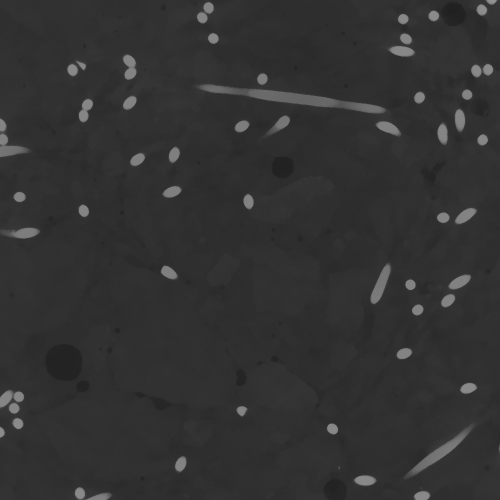
#> input picture images/concrete.tif, 1000 x 1000 px (shown at 1/2 size)
$ python -i features.py   (imports and definitions only)
#> lines starting #> are read from the running program, lines starting #| are printed output that depends on the picture
#> further down, picture is the input picture: shape (1000, 1000); min 32, max 146, mean 50.4
#!/usr/bin/env python3
# -*- coding: utf-8 -*-
"""
Created on Mon Jul 13 10:43:51 2020

@author: vianna
"""
import numpy as np
import pandas as pd
import cv2
from skimage.filters import gaussian, median, roberts, sobel, scharr, prewitt
from skimage.filters.rank import entropy
from skimage.morphology import disk


def extract_feature(img):

    # Create Empty DataFrame
    # --------------------------------------------------------------
    df = pd.DataFrame()

    # Add original pixel value to the data as feature 1
    # --------------------------------------------------------------
    img_array = img.reshape(-1)         # Reshape picture into single collum
    df['Original Image']= img_array     # Include in dataframe

    # Add Entropy
    # --------------------------------------------------------------
    entropy_img=entropy(img,disk(5))
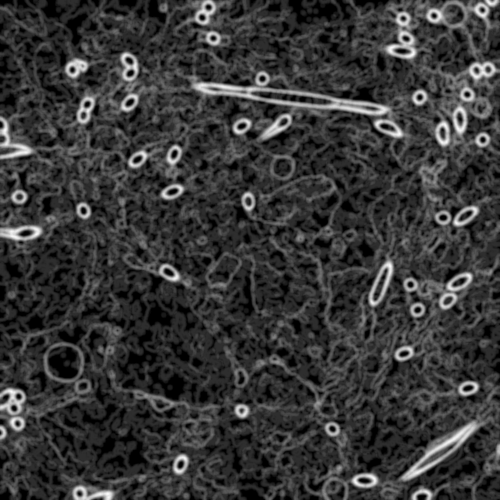
#> entropy_img: shape (1000, 1000) float64 (shown at 1/2 size); min 0, max 5.45, mean 1.2; drawn with min black and max white
    entropy_imgarray=entropy_img.reshape(-1)
    df['Entropy']= entropy_imgarray

    # Add Gaussian (blur)
    # --------------------------------------------------------------
    img_gaussian = gaussian(img, sigma=3)
    img_gaussian_array = img_gaussian.reshape(-1)
    df['Gaussian']= img_gaussian_array

    # Add Gaussian (blur)
    # --------------------------------------------------------------
    img_gaussian = gaussian(img, sigma=7)
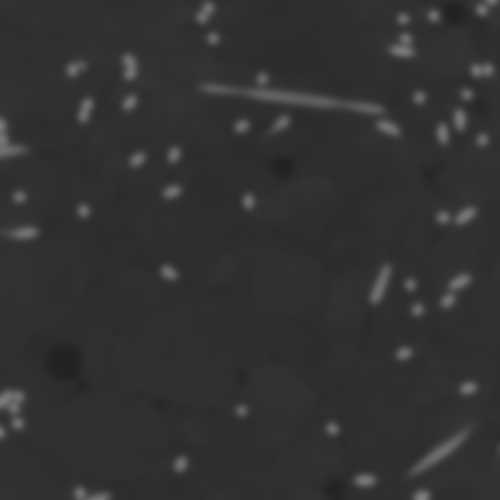
#> img_gaussian: shape (1000, 1000) float64 (shown at 1/2 size); min 0.131, max 0.507, mean 0.198
    img_gaussian_array = img_gaussian.reshape(-1)
    df['Gaussian']= img_gaussian_array

    # Add Gaussian (blur)
    # --------------------------------------------------------------
    img_gaussian = gaussian(img, sigma=10)
    img_gaussian_array = img_gaussian.reshape(-1)
    df['Gaussian']= img_gaussian_array

    # Add Median (blur)
    # --------------------------------------------------------------
    img_median = median(img, np.ones((3,3)))
    img_median_array = img_median.reshape(-1)
    df['Median']= img_median_array

    # Add Roberts Edge
    # --------------------------------------------------------------
    img_roberts = roberts(img)
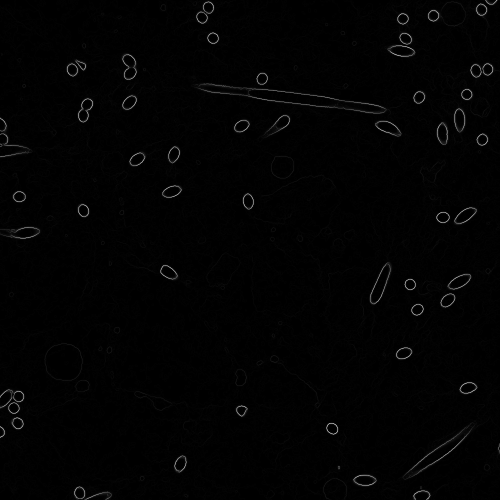
#> img_roberts: shape (1000, 1000) float64 (shown at 1/2 size); min 0, max 0.279, mean 0.00284; drawn with min black and max white
    img_roberts_array = img_roberts.reshape(-1)
    df['Roberts']= img_roberts_array

    # Add Sobel Edge
    # --------------------------------------------------------------
    img_sobel = sobel(img)
    img_sobel_array = img_sobel.reshape(-1)
    df['Sobel']= img_sobel_array

    # Add Scharr Edge
    # --------------------------------------------------------------
    img_scharr = scharr(img)
    img_scharr_array = img_scharr.reshape(-1)
    df['Scharr']= img_scharr_array

    # Add Prewitt Edge
    # --------------------------------------------------------------
    img_prewitt = prewitt(img)
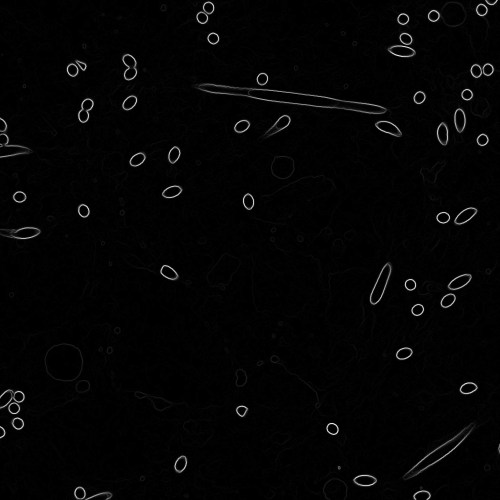
#> img_prewitt: shape (1000, 1000) float64 (shown at 1/2 size); min 0, max 0.233, mean 0.00372; drawn with min black and max white
    img_prewitt_array = img_prewitt.reshape(-1)
    df['Prewitt']= img_prewitt_array

    # Add Canny Edge
    # --------------------------------------------------------------
    img_canny = cv2.Canny(img, 100, 200)
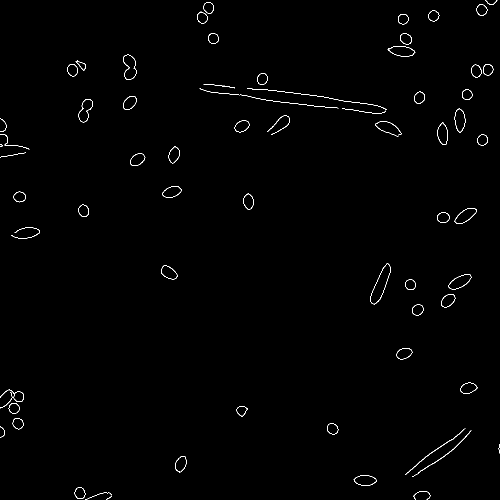
#> img_canny: shape (1000, 1000) (shown at 1/2 size); 0.63% white in thin lines or dots
    img_canny_array = img_canny.reshape(-1)
    df['Canny Edge']= img_canny_array

    #import matplotlib.pyplot as plt
    #plt.imshow(entropy_img)

    return df

>>> import cv2
>>> picture = cv2.imread('images/concrete.tif', cv2.IMREAD_GRAYSCALE)
>>> result = extract_feature(picture)
#> result = table of 1000000 rows and 9 columns

$ run again, on images/laminate.tif
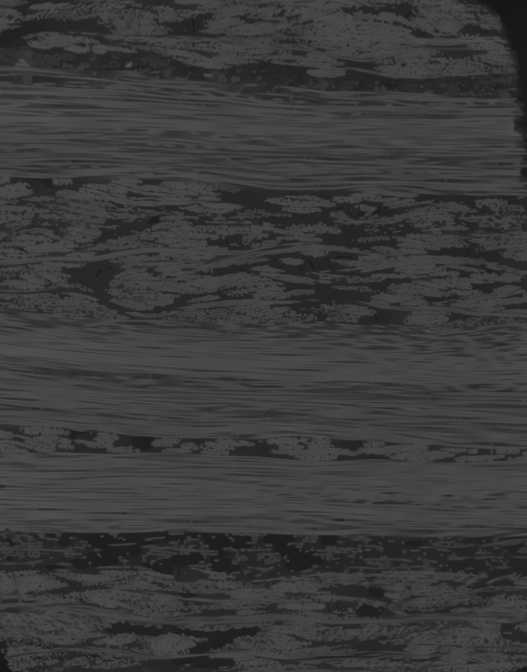
#> input picture images/laminate.tif, 1054 x 1344 px (shown at 1/2 size)
#> picture is the input picture: shape (1344, 1054); min 21, max 93, mean 58.4
#> in extract_feature, `img_gaussian = gaussian(img, sigma=7)`:
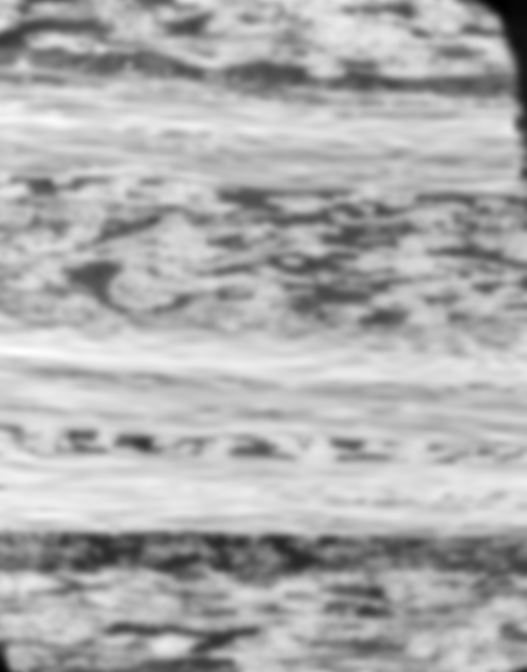
#> img_gaussian: shape (1344, 1054) float64 (shown at 1/2 size); min 0.0835, max 0.297, mean 0.229; drawn with min black and max white
#> in extract_feature, `img_roberts = roberts(img)`:
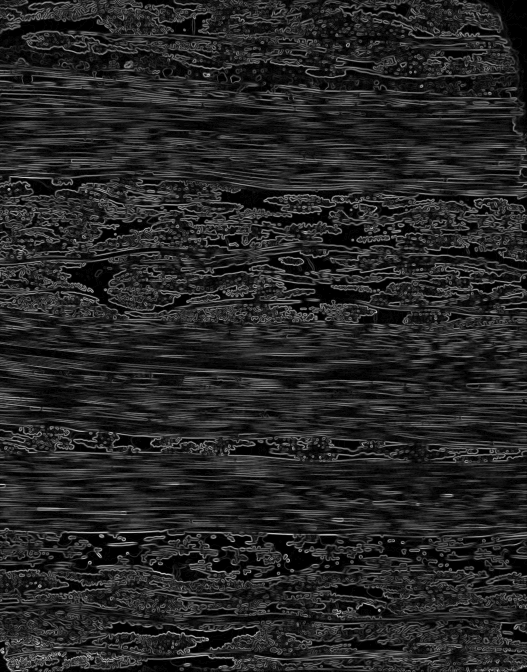
#> img_roberts: shape (1344, 1054) float64 (shown at 1/2 size); min 0, max 0.0784, mean 0.0116; drawn with min black and max white
#> img_canny: shape (1344, 1054); every value is 0
#> result = table of 1416576 rows and 9 columns
